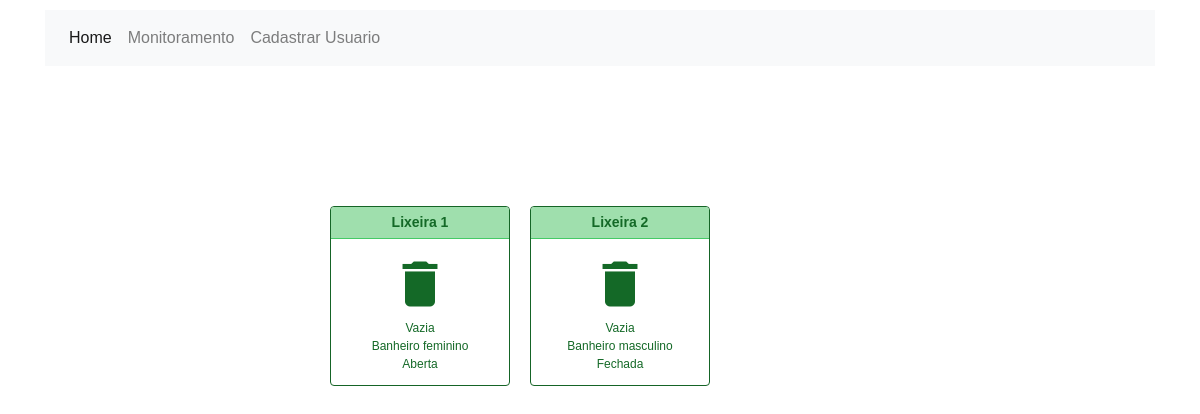
Before: /lixeiras with the older database file.
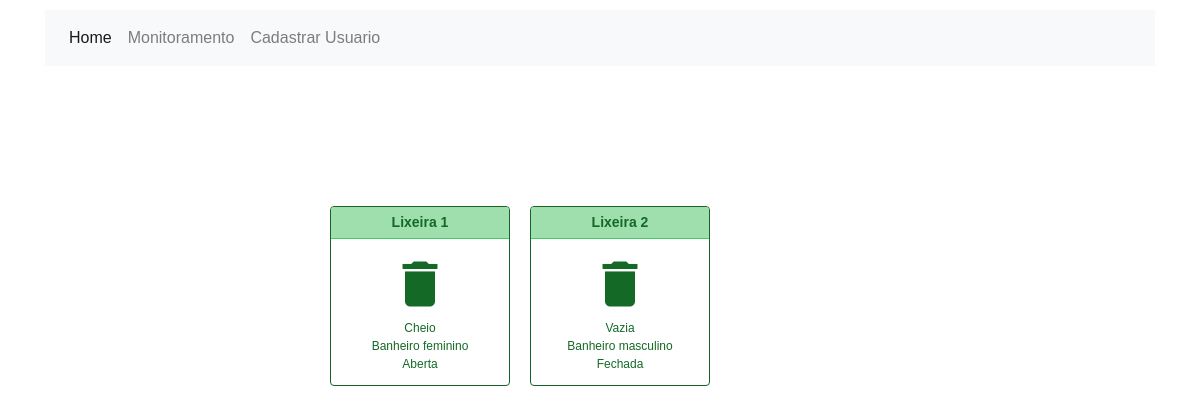
After: the same page with the newer database file.
### main.py (models this page shows, shortened)
class Lixeira(db.Model):
    id = db.Column(db.Integer, primary_key=True)
    localizacao = db.Column(db.String(80), nullable=False)
    capacidade = db.Column(db.String(120), nullable=False)
    aberta = db.Column(db.Boolean, nullable=False)

### main.py (the view)
@app.route('/lixeiras', methods=['GET'])
def getLixeira():
    lixeiras = Lixeira.query.all()
    return render_template('index.html', lixeiras=lixeiras)

### templates/index.html
{% extends "base.html" %}
{% block content %}
<body class="container">
<div class="container-center">
    <div class="container">
        <div class="row">
            <div class="col d-flex justify-content-center">
                <div class="wrapper">
                    {% for lixeira in lixeiras %}
                    <div class="card">
                        <div class="card-header">Lixeira {{lixeira.id}}</div>
                        <div class="card-main">
                            <i class="material-icons">delete</i>
                            <div class="main-description">{{lixeira.capacidade}}</div>
                            <div class="main-description">{{lixeira.localizacao}}</div>
                            {%if lixeira.aberta%}
                            <div class="main-description">Aberta</div>
                            {% else %}
                            <div class="main-description">Fechada</div>
                            {% endif %}
                        </div>
                    </div>
                    {% endfor %}
                </div>
            </div>
        </div>
    </div>
</div>
</body>
{% endblock %}

Changed rows visible on the page:
changed Lixeira "Banheiro feminino": capacidade "Vazia" → "Cheio"
